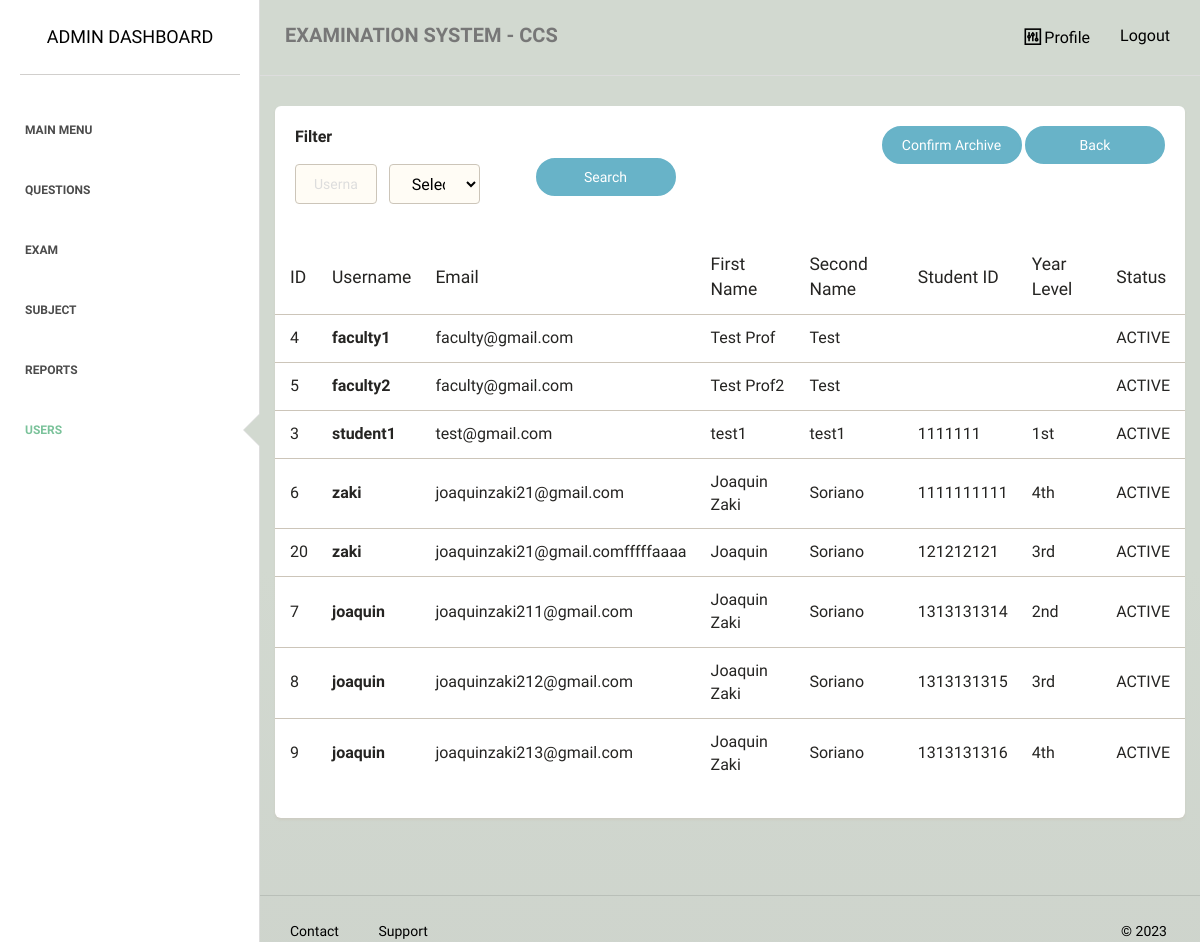
/admin/user/mark_archive.php, run on an earlier commit of the app's database.
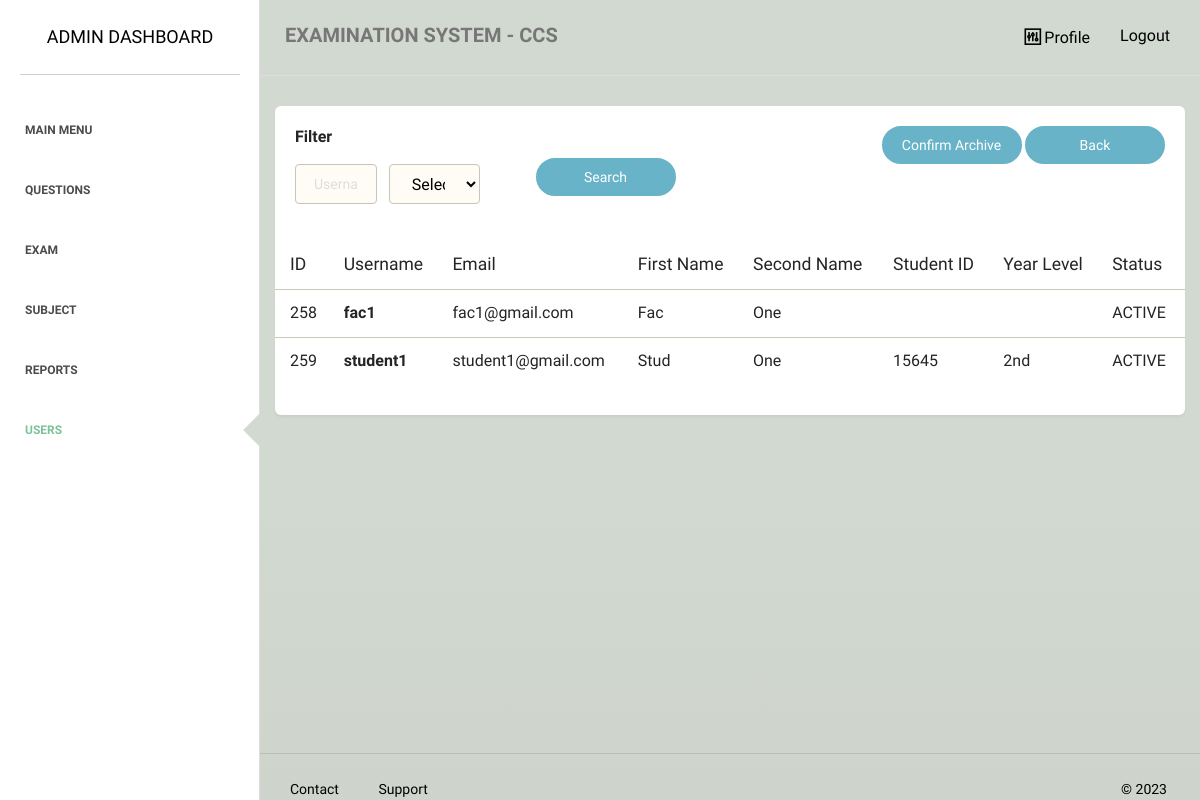
And on a later commit of the database.
### tables this page shows
CREATE TABLE `accounts` (
  `id` int(255) NOT NULL,
  `username` varchar(255) NOT NULL,
  `password` varchar(255) NOT NULL,
  `role` varchar(255) NOT NULL,
  `email` varchar(255) NOT NULL,
  `first_name` varchar(255) NOT NULL,
  `last_name` varchar(255) NOT NULL,
  `student_id` varchar(255) DEFAULT NULL,
  `status` varchar(50) NOT NULL,
  `list_of_subject` varchar(2000) DEFAULT NULL,
  `yearlevel` varchar(10) DEFAULT NULL
);

### admin/user/mark_archive.php (the view, shortened to what this page needs)
<?php
require_once "../../dbconnect.php";
$search1 = $_GET['search1'] ?? '';
$search2 = $_GET['username'] ?? '';
if ($search1 && $search2) {
    $statement = $pdo->prepare('SELECT * FROM accounts WHERE role like :role or username like :username and status = "active"');
    $statement->bindValue(':role', "%$search1%");
    $statement->bindValue(':username', "%$search2%");
} elseif ($search1 && empty($search2)) {
    $statement = $pdo->prepare('SELECT * FROM accounts WHERE role like :role and status = "active"');
    $statement->bindValue(':role', "%$search1%");
} elseif ($search2 && empty($search1)) {
    $statement = $pdo->prepare('SELECT * FROM accounts WHERE username like :username and status = "active"');
    $statement->bindValue(':username', "%$search2%");
}
else {
    $statement = $pdo->prepare('SELECT * FROM accounts where role != "admin" and status = "active" order by student_id asc');
}
$statement->execute();
$procdata = $statement->fetchAll(PDO::FETCH_ASSOC);
?>
<!doctype html>
<html lang="en">
<head>
    <link href="../../assets/css/main.css" rel="stylesheet" />
    <link href="../../assets/css/animate.css" rel="stylesheet"/>
    <link href="../../assets/css/paper-dashboard.css" rel="stylesheet"/>
    <link href="../../assets/css/demo.css" rel="stylesheet" />
    <link href="http://maxcdn.bootstrapcdn.com/font-awesome/latest/css/font-awesome.min.css" rel="stylesheet">
    <link href="../../assets/css/themify-icons.css" rel="stylesheet">
</head>
<body>
<div class="wrapper">
    <div class="sidebar" data-background-color="white" data-active-color="success">
    	<div class="sidebar-wrapper">
            <div class="logo">
                <a href="" class="simple-text">
                    Admin Dashboard
                </a>
            </div>
            <ul class="nav">
                <li>
                    <a href="../">
                        <p>Main Menu</p>
                    </a>
                </li>
                <li>
                    <a href="../questions/">
                        <p>Questions</p>
                    </a>
                </li>
                <li>
                    <a href="../exams/">
                        <p>Exam</p>
                    </a>
                </li>
                <li>
                    <a href="../class/">
                        <p>Subject</p>
                    </a>
                </li>
                <li>
                    <a href="../generate/">
                        <p>Reports</p>
                    </a>
                </li>
                <li  class="active">
                    <a href="../user/">
                        <p>Users</p>
                    </a>
                </li>
            </ul>
    	</div>
    </div>
    <div class="main-panel">
        <nav class="navbar navbar-default">
            <div class="container-fluid">
                <div class="navbar-header">
                    <a class="navbar-brand" href="#">EXAMINATION SYSTEM - CCS</a>
                </div>
                <div class="collapse navbar-collapse">
                    <ul class="nav navbar-nav navbar-right">
                        <li>
                            <a href="../profile.php">
                                <i class="ti-panel"></i>
								<p>Profile</p>
                            </a>
                        </li>
						<li>
                            <a href="../../logout">
								<p>Logout</p>
                            </a>
                        </li>
                    </ul>
                </div>
            </div>
        </nav>
        <div class="content">
            <div class="container-fluid">
                <div class="row">
                    <div class="">
                        <div class="card ">
                            <div class="header">
                                <div class="header-arrangement">
                                    <div class="right">
                                        <form action="" method="get">
                                            <div class="flex">
                                                <p><b>Filter</b></p>
                                                <div class="row">
                                                    <div class="col-md-2">
                                                        <div class="form-group">
                                                            <input type="text" name="username" class="form-control border-input" placeholder="Username" value="">
                                                        </div>
                                                    </div>
                                                    <div class="col-md-2">
                                                        <select name="search1" class="form-control border-input" style="font-size: medium;">
                                                            <option value="" selected>Select</option>
                                                        </select>
                                                    </div>
                                                    <button type="submit"  class="btn btn-info btn-fill btn-wd" style="margin-left:5rem; margin-bottom:1rem;">Search</button>
                                                </div>
                                            </div>
                                        </form>
                                    </div>
                                    <div class="left">
                                        <a href="remove.php" onclick="return confirm('Are you sure you want to Archive this Users?')" class="btn btn-info btn-fill btn-wd">Confirm Archive</a>
                                        <a href="index.php" class="btn btn-info btn-fill btn-wd">Back</a>
                                    </div>
                                </div>
                            </div>
                            <div class="content table-responsive table-full-width">
                                <table class="table">
                                    <thead>
                                        <th>ID</th>
                                    	<th>Username</th>
                                    	<th>Email</th>
                                    	<th>First Name</th>
                                    	<th>Second Name</th>
                                    	<th>Student ID</th>
                                    	<th>Year Level</th>
                                    	<th>Status</th>
                                    </thead>
                                    <tbody>
                                        <?php foreach ($procdata as $i => $item): ?>
                                        <tr>
                                        	<td style="font-size:medium;"><?php echo $item['id']; ?></td>
                                        	<td style="font-size:medium;"><b><?php echo $item['username']; ?></b></td>
                                        	<td style="font-size:medium;"><?php echo $item['email']; ?></td>
                                        	<td style="font-size:medium;"><?php echo $item['first_name']; ?></td>
                                        	<td style="font-size:medium;"><?php echo $item['last_name']; ?></td>
                                            <td style="font-size:medium;"><?php echo $item['student_id']; ?></td>
                                            <td style="font-size:medium;"><?php echo $item['yearlevel']; ?></td>
                                        	<td style="font-size:medium;"><?php echo strtoupper($item['status']); ?></td>
                                        </tr>
                                        <?php endforeach;?>
                                    </tbody>
                                </table>
                            </div>
                        </div>
                    </div>
                </div>
            </div>
        </div>
        <footer class="footer">
            <div class="container-fluid">
                <nav class="pull-left">
                    <ul>
                        <li>
                            <a href="">
                               Contact
                            </a>
                        </li>
                        <li>
                            <a href="">
                                Support
                            </a>
                        </li>
                    </ul>
                </nav>
                <div class="copyright pull-right">
                    &copy; <script>document.write(new Date().getFullYear())</script>
                </div>
            </div>
        </footer>
    </div>
</div>
</body>
</html>

### assets/css/demo.css (style rules this page uses)
.header-arrangement { display: flex; }
.header-arrangement .right { flex: 1; }

What changed in the data, as far as the page shows it:
removed accounts: id "4", username "faculty1", email "faculty@gmail.com", first_name "Test Prof", last_name "Test", status "ACTIVE"
removed accounts: id "5", username "faculty2", email "faculty@gmail.com", first_name "Test Prof2", last_name "Test", status "ACTIVE"
removed accounts: id "3", username "student1", email "test@gmail.com", first_name "test1", last_name "test1", student "1111111", yearlevel "1st", status "ACTIVE"
removed accounts: id "6", username "zaki", email "joaquinzaki21@gmail.com", first_name "Joaquin Zaki", last_name "Soriano", student "1111111111", yearlevel "4th", status "ACTIVE"
removed accounts: id "20", username "zaki", email "joaquinzaki21@gmail.comfffffaaaa", first_name "Joaquin", last_name "Soriano", student "121212121", yearlevel "3rd", status "ACTIVE"
removed accounts: id "7", username "joaquin", email "joaquinzaki211@gmail.com", first_name "Joaquin Zaki", last_name "Soriano", student "1313131314", yearlevel "2nd", status "ACTIVE"
removed accounts: id "8", username "joaquin", email "joaquinzaki212@gmail.com", first_name "Joaquin Zaki", last_name "Soriano", student "1313131315", yearlevel "3rd", status "ACTIVE"
removed accounts: id "9", username "joaquin", email "joaquinzaki213@gmail.com", first_name "Joaquin Zaki", last_name "Soriano", student "1313131316", yearlevel "4th", status "ACTIVE"
added accounts: id "258", username "fac1", email "fac1@gmail.com", first_name "Fac", last_name "One", status "ACTIVE"
added accounts: id "259", username "student1", email "student1@gmail.com", first_name "Stud", last_name "One", student "15645", yearlevel "2nd", status "ACTIVE"
